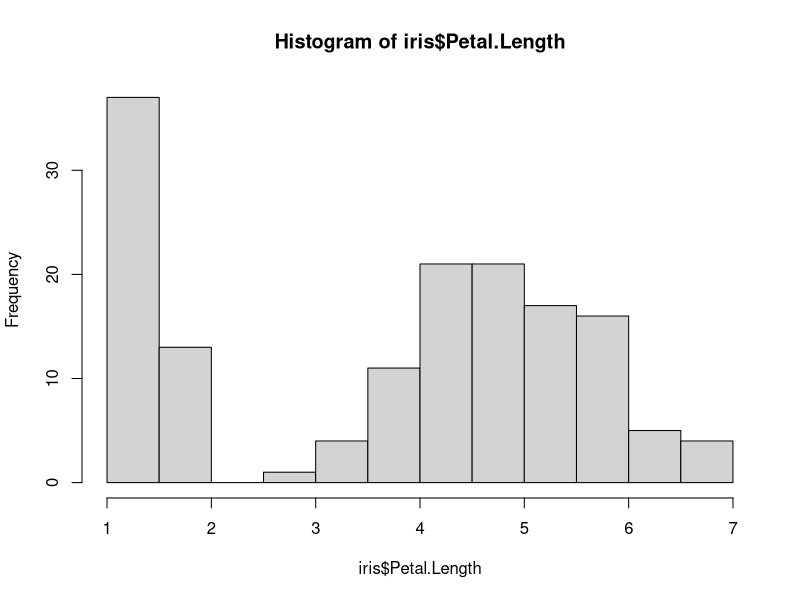
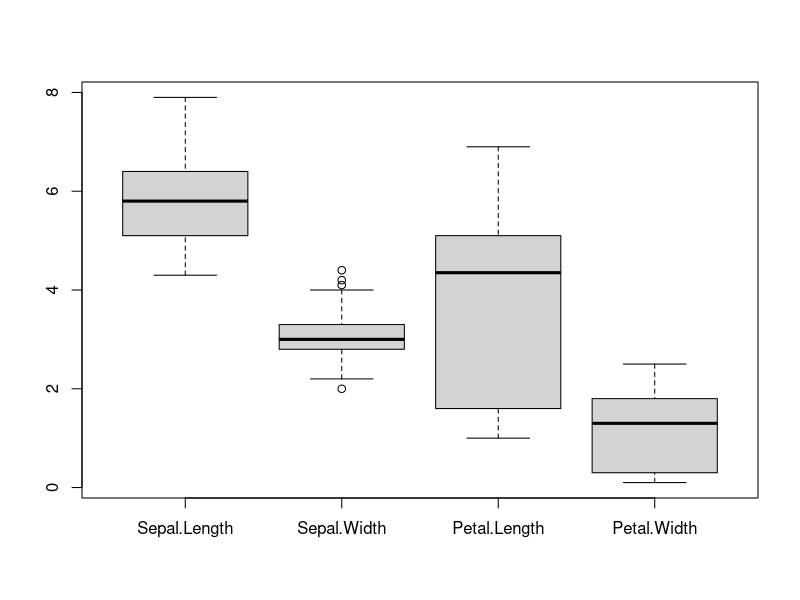
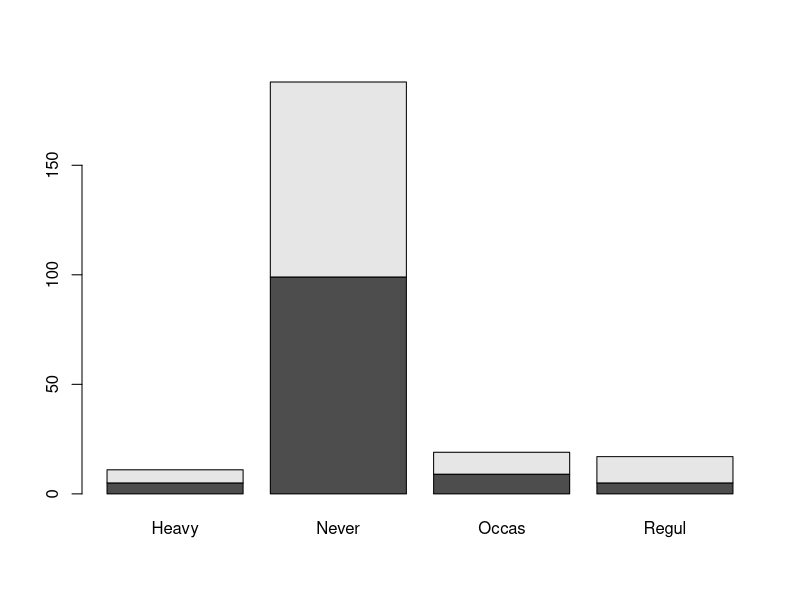
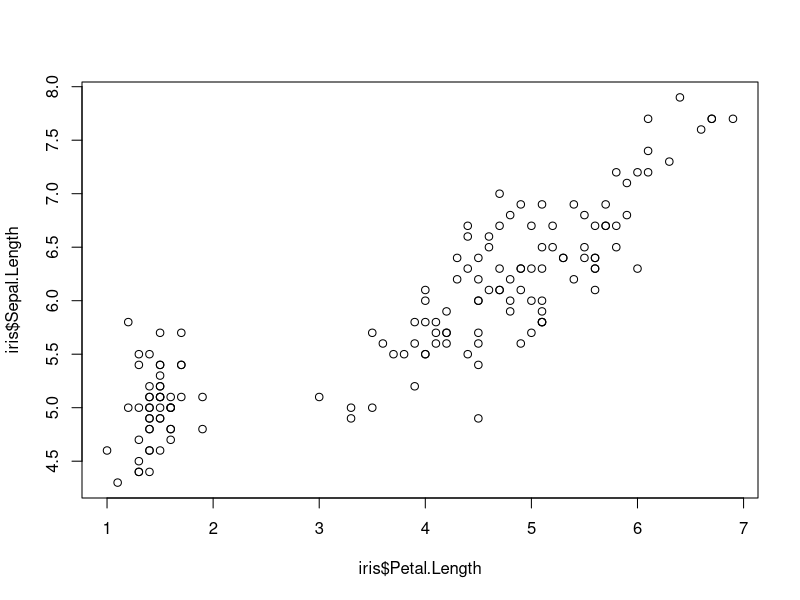
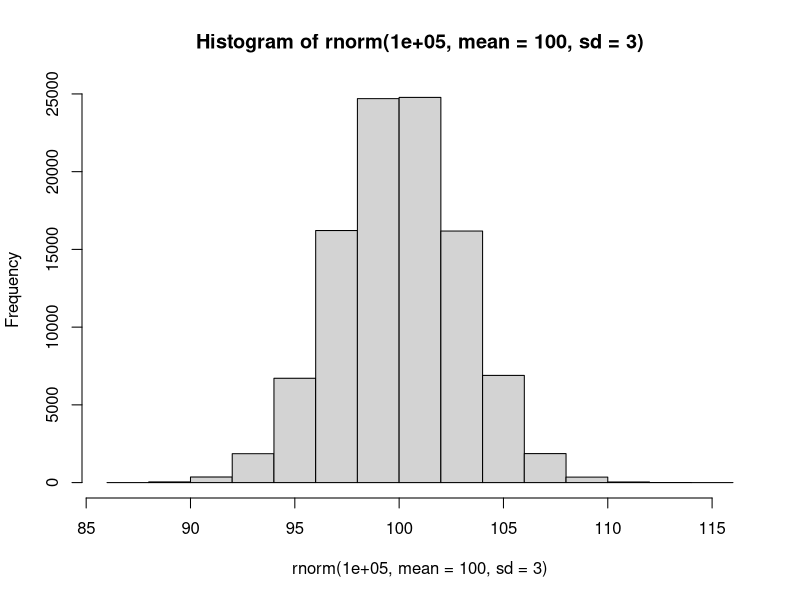

The R script that drew these images, in order:
setwd("C:/Users/ajou/Desktop/DataScience/R_work")

################################################ 대략적인 문법
summary(iris)

x = table(iris$Species)
x3 = 1:10
x4 = c(1,5,3,9)
x4[2]

row_3 = matrix(1:15, nrow=3)
col_3 = matrix(1:15, ncol=3)

mat_byrow = matrix(1:15, ncol=3, byrow=T)
mat_bycol = matrix(1:15, ncol=3, byrow=F)

a = mat_byrow[-c(2,4),3 ] # 2,4 번째 row를 제외하고, 3번째 열의 값을 선택.

str(iris)
################################################



################################################ 통계분석 기초
x1 = c(1,2,3,4,5,4,3,6,7,1000)

# 이상치를 제거하지 않은 평균 계산법
sum(x1)/length(x1)
mean(x1)

# 위의 방식은 부적절하므로, 중앙값(중위수) 이용.
median(x1)

# --> 둘 중에 적당한 방식을 찾아서 사용해야 함.

sample(1:45, 6, replace = T) # 복원추출 샘플링

#### 샘플링 예제
### iris data에서 70%를 트레이닝 셋으로 비복원 랜덤 샘플링, 나머지를 테스트셋으로.
ind = sample(1:nrow(iris), nrow(iris)*0.7, replace = F)
A1 = iris[ind, ]
View(A1)

train = iris[ind, ]
test = iris[-ind, ]

#### summary 의미 정리
summary(iris)

# 1st ~ : 첫번째 4분위수.
# median : 두번째 4분위수. 정중앙. (중위수)
# 3st : 세번째 4분위수.
# mean : 산술평균

#### 그래프를 이용해 데이터의 대략적인 패턴을 관찰해야 함.
hist(iris$Petal.Length)
boxplot(iris[, 1:4])

View(iris)
scaled_data = scale(iris[, 1:4]) # 5는 label 이므로 안함.
View(scaled_data)

# 자료의 카테고리 숫자 확인
nlevels(iris$Species)

# 자료의 카테고리 확인
levels(iris$Species)

library(MASS)
data("survey")
View(survey)

# table -> 관계요약
table(survey$Sex, survey$W.Hnd)
t1 = table(survey$Sex, survey$Smoke)

# prop.table -> 관계요약을 비율로 표현.
prop.table(t1) # 전체 합이 1이 되도록
prop.table(t1, 1) # 행의 합이 1이 되도록
prop.table(t1, 2) # 열의 합이 1이 되도록

barplot(t1)

#### 절사평균
# 절사가 필요한 데이터 형태
plot(iris$Petal.Length, iris$Sepal.Length)

# 절사평균을 5% 한다고 할때, 일단 5%에 해당하는 데이터 길이를 구함.
n = round((length(iris$Sepal.Length)*0.1)/2, 0 )
# 5% 자름
trimed = sort(iris$Sepal.Length)[n:length(iris$Sepal.Length)-n] # 괄호가 없어서 원하는 결과 안나옴
trimed = sort(iris$Sepal.Length)[(n):(length(iris$Sepal.Length)-n)] # 괄호를 붙여줘야 연산 성립

#### 데이터 척도 (z-점수)
# sd = 표준편차
# rnorm = 랜덤으로 정규분포 생성
hist(rnorm(100000, mean = 100, sd=3))

# 상관계수 추출
cor(iris[, 1:4])
# 상관계수 검정
cor.test(iris$Sepal.Length, iris$Petal.Length)


